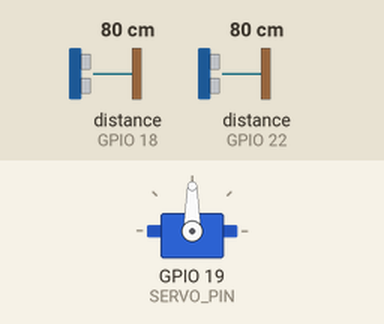
Bench run of a sketch on a simulated ESP32. Parts: servo. Wiring (inferred from the names in the program): 2 × ultrasonic range finder: trigger GPIO 5, echo GPIO 18 / trigger GPIO 21, echo GPIO 22. The inputs (shaded band) are chosen by the test bench; at power-on: distance to the obstacle (sensors on GPIO 18, GPIO 22) 80 cm. The echo pulse lasts 58.3 µs per cm; WiFi joins after 1.5 s; servers stay silent unless stated; what the sketch prints to the serial monitor is not drawn.

Above: at 2.7 s.
2.8 s: distance to the obstacle (sensor on GPIO 18) set to 13 cm
4.7 s: distance to the obstacle (sensor on GPIO 18) set to 9 cm
At 6.2 s:
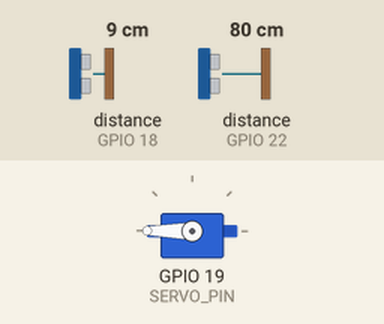
Timing chart, 0 to 7.7 s (numbered marks = the images above; inputs shaded):
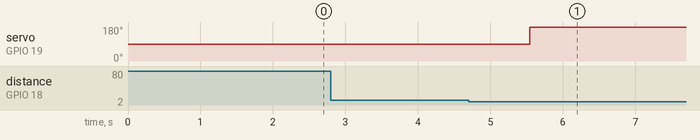

The sketch:

ESP32_Smart_Waste_Management_System.ino
```cpp
#include <ESP32Servo.h>
#include <WiFi.h>
#include <HTTPClient.h>

// --- WiFi Info ---
// Replace these placeholders with your WiFi credentials.
const char* ssid = "YOUR_WIFI_NAME";
const char* password = "YOUR_WIFI_PASSWORD";

// --- Telegram Bot Info ---
// IMPORTANT: Generate a NEW bot token with @BotFather because the token
// previously pasted into chat should be considered exposed.
String BOT_TOKEN = "YOUR_NEW_TELEGRAM_BOT_TOKEN";
String CHAT_ID = "YOUR_TELEGRAM_CHAT_ID";

// --- Ultrasonic Sensor Pins ---
#define TRIG1 5   // Lid control sensor TRIG
#define ECHO1 18  // Lid control sensor ECHO
#define TRIG2 21  // Full detection sensor TRIG
#define ECHO2 22  // Full detection sensor ECHO

// --- Servo ---
#define SERVO_PIN 19
Servo lidServo;

// --- Thresholds ---
const int DIST_THRESHOLD_LID = 10; // cm - open lid when an object is detected
const int FULL_THRESHOLD = 4;      // cm - send full-bin alert

// --- Lid close delay ---
const unsigned long CLOSE_DELAY = 5000; // 5 seconds

// --- Full alert repeat interval ---
const unsigned long ALERT_INTERVAL = 10000; // 10 seconds

// --- Variables ---
bool lidOpen = false;
unsigned long objectGoneTime = 0;
unsigned long lastFullAlertTime = 0;

// --- Function Prototypes ---
int getDistance(int trigPin, int echoPin);
void sendTelegramMessage(String message);

void setup() {
  Serial.begin(115200);

  // Connect to WiFi
  WiFi.begin(ssid, password);
  Serial.print("Connecting to WiFi");
  while (WiFi.status() != WL_CONNECTED) {
    delay(500);
    Serial.print(".");
  }
  Serial.println(" Connected!");

  // Ultrasonic sensor pins
  pinMode(TRIG1, OUTPUT);
  pinMode(ECHO1, INPUT);
  pinMode(TRIG2, OUTPUT);
  pinMode(ECHO2, INPUT);

  // Attach servo and start with the lid closed
  lidServo.attach(SERVO_PIN, 500, 2400);
  lidServo.write(90);
}

void loop() {
  // Read distances
  int lidDistance = getDistance(TRIG1, ECHO1);
  int fullDistance = getDistance(TRIG2, ECHO2);

  Serial.print("Lid Sensor: ");
  Serial.print(lidDistance);
  Serial.print(" cm | Full Sensor: ");
  Serial.print(fullDistance);
  Serial.println(" cm");

  // --- LID CONTROL ---
  if (lidDistance > 0 && lidDistance <= DIST_THRESHOLD_LID) {
    lidServo.write(180); // Open
    lidOpen = true;
    objectGoneTime = 0;
  } else if (lidOpen) {
    if (objectGoneTime == 0) {
      objectGoneTime = millis();
    }

    if (millis() - objectGoneTime >= CLOSE_DELAY) {
      lidServo.write(90); // Close
      lidOpen = false;
      objectGoneTime = 0;
    }
  }

  // --- FULL DETECTION ---
  if (fullDistance > 0 && fullDistance <= FULL_THRESHOLD) {
    unsigned long currentTime = millis();

    if (lastFullAlertTime == 0 ||
        currentTime - lastFullAlertTime >= ALERT_INTERVAL) {
      Serial.println("Dustbin is FULL! Sending Telegram alert...");
      sendTelegramMessage("Dustbin is FULL! Please empty it.");
      lastFullAlertTime = currentTime;
    }
  } else {
    lastFullAlertTime = 0; // Reset when the bin is no longer full
  }

  delay(1000);
}

// --- Function to measure distance ---
int getDistance(int trigPin, int echoPin) {
  digitalWrite(trigPin, LOW);
  delayMicroseconds(2);

  digitalWrite(trigPin, HIGH);
  delayMicroseconds(10);
  digitalWrite(trigPin, LOW);

  unsigned long duration = pulseIn(echoPin, HIGH, 30000);
  if (duration == 0) {
    return -1; // No echo received
  }

  int distanceCm = (int)(duration * 0.034 / 2.0);
  return distanceCm;
}

// --- Function to send Telegram message over HTTPS ---
void sendTelegramMessage(String message) {
  if (WiFi.status() != WL_CONNECTED) {
    Serial.println("WiFi not connected.");
    return;
  }

  // URL-encode spaces and punctuation in the message.
  message.replace("%", "%25");
  message.replace(" ", "%20");
  message.replace("\n", "%0A");
  message.replace("&", "%26");
  message.replace("?", "%3F");
  message.replace("#", "%23");

  HTTPClient https;
  String url = "https://api.telegram.org/bot" + BOT_TOKEN +
               "/sendMessage?chat_id=" + CHAT_ID +
               "&text=" + message;

  https.begin(url);
  int httpCode = https.GET();

  Serial.print("HTTP Response code: ");
  Serial.println(httpCode);

  if (httpCode > 0) {
    Serial.println("Telegram request completed.");
  } else {
    Serial.println("Failed to send Telegram message.");
  }

  https.end();
}
```

Measured:
- the behaviour switches between 12 and 11 cm on distance to the obstacle (sensor on GPIO 18) (found by bisection; images 0 and 1)
- after the input at 2.8 s, every drawn part: stays the same
- after the input at 4.7 s, servo on GPIO 19 (SERVO_PIN): 90° → 180° after 0.84 s
